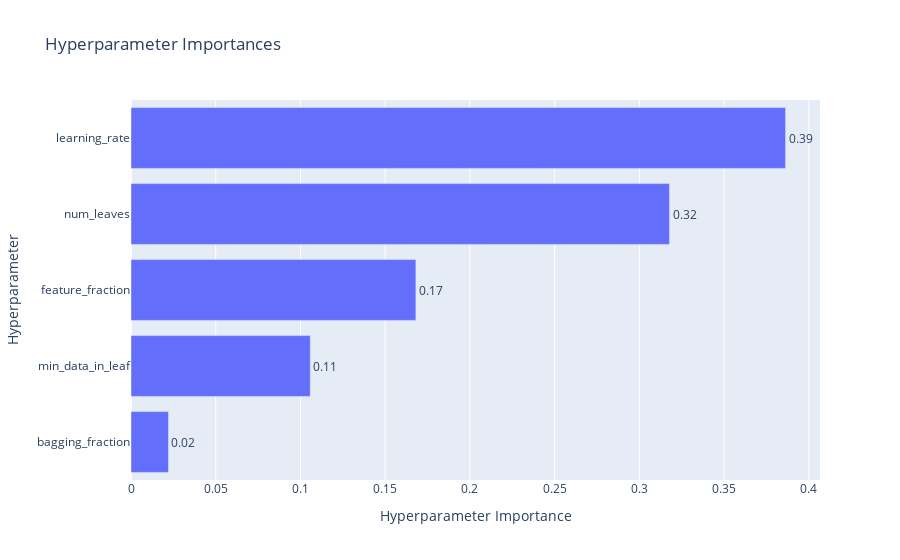

Source (notebook cell):
### Code cell
plot_param_importances(study)

### Figure 1 — Plotly figure (JSON) as saved in the notebook; plotly's stock layout.template omitted (floating-point values rounded to 4 significant figures)
{"data": [{"cliponaxis": false, "hovertemplate": ["bagging_fraction (FloatDistribution): 0.02211751489027776<extra></extra>", "min_data_in_leaf (IntDistribution): 0.10578185336488827<extra></extra>", "feature_fraction (FloatDistribution): 0.1681071988117174<extra></extra>", "num_leaves (IntDistribution): 0.3177561806604657<extra></extra>", "learning_rate (FloatDistribution): 0.386237252272651<extra></extra>"], "name": "Objective Value", "orientation": "h", "text": ["0.02", "0.11", "0.17", "0.32", "0.39"], "textposition": "outside", "type": "bar", "x": [0.02212, 0.1058, 0.1681, 0.3178, 0.3862], "y": ["bagging_fraction", "min_data_in_leaf", "feature_fraction", "num_leaves", "learning_rate"]}], "layout": {"title": {"text": "Hyperparameter Importances"}, "xaxis": {"title": {"text": "Hyperparameter Importance"}}, "yaxis": {"title": {"text": "Hyperparameter"}}}}
